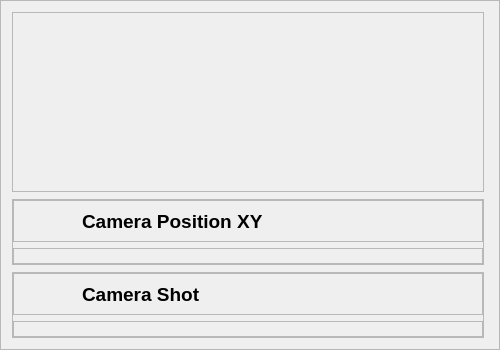
        <widget class="QFrame" name="fmLe">
         <property name="sizePolicy">
          <sizepolicy hsizetype="Expanding" vsizetype="Expanding">
           <horstretch>0</horstretch>
           <verstretch>0</verstretch>
          </sizepolicy>
         </property>
         <property name="minimumSize">
          <size>
           <width>500</width>
           <height>0</height>
          </size>
         </property>
         <property name="maximumSize">
          <size>
           <width>500</width>
           <height>16777215</height>
          </size>
         </property>
         <property name="styleSheet">
          <string notr="true"/>
         </property>
         <property name="frameShape">
          <enum>QFrame::StyledPanel</enum>
         </property>
         <property name="frameShadow">
          <enum>QFrame::Raised</enum>
         </property>
         <layout class="QVBoxLayout" name="verticalLayout">
          <property name="spacing">
           <number>7</number>
          </property>
          <property name="leftMargin">
           <number>11</number>
          </property>
          <property name="topMargin">
           <number>11</number>
          </property>
          <property name="rightMargin">
           <number>15</number>
          </property>
          <property name="bottomMargin">
           <number>11</number>
          </property>
          <item>
           <widget class="QFrame" name="fmL_Logo">
            <property name="minimumSize">
             <size>
              <width>0</width>
              <height>180</height>
             </size>
            </property>
            <property name="maximumSize">
             <size>
              <width>16777215</width>
              <height>180</height>
             </size>
            </property>
            <property name="frameShape">
             <enum>QFrame::StyledPanel</enum>
            </property>
            <property name="frameShadow">
             <enum>QFrame::Raised</enum>
            </property>
            <layout class="QHBoxLayout" name="horizontalLayout_3">
             <item>
              <widget class="QLabel" name="lb_logoCty">
               <property name="sizePolicy">
                <sizepolicy hsizetype="Preferred" vsizetype="Preferred">
                 <horstretch>0</horstretch>
                 <verstretch>0</verstretch>
                </sizepolicy>
               </property>
               <property name="text">
                <string/>
               </property>
              </widget>
             </item>
            </layout>
           </widget>
          </item>
          <item>
           <widget class="QFrame" name="fm_cam_1">
            <property name="maximumSize">
             <size>
              <width>16777215</width>
              <height>16777215</height>
             </size>
            </property>
            <property name="frameShape">
             <enum>QFrame::StyledPanel</enum>
            </property>
            <property name="frameShadow">
             <enum>QFrame::Raised</enum>
            </property>
            <layout class="QVBoxLayout" name="verticalLayout_2">
             <property name="leftMargin">
              <number>0</number>
             </property>
             <property name="topMargin">
              <number>0</number>
             </property>
             <property name="rightMargin">
              <number>0</number>
             </property>
             <property name="bottomMargin">
              <number>0</number>
             </property>
             <item>
              <widget class="QFrame" name="fm_lb_cam1">
               <property name="maximumSize">
                <size>
                 <width>16777215</width>
                 <height>50</height>
                </size>
               </property>
               <property name="frameShape">
                <enum>QFrame::StyledPanel</enum>
               </property>
               <property name="frameShadow">
                <enum>QFrame::Raised</enum>
               </property>
               <layout class="QHBoxLayout" name="horizontalLayout_4">
                <property name="spacing">
                 <number>10</number>
                </property>
                <property name="leftMargin">
                 <number>8</number>
                </property>
                <property name="topMargin">
                 <number>0</number>
                </property>
                <property name="rightMargin">
                 <number>0</number>
                </property>
                <property name="bottomMargin">
                 <number>0</number>
                </property>
                <item>
                 <widget class="QLabel" name="lb_cam1">
                  <property name="sizePolicy">
                   <sizepolicy hsizetype="Preferred" vsizetype="Preferred">
                    <horstretch>40</horstretch>
                    <verstretch>40</verstretch>
                   </sizepolicy>
                  </property>
                  <property name="minimumSize">
                   <size>
                    <width>40</width>
                    <height>40</height>
                   </size>
                  </property>
                  <property name="maximumSize">
                   <size>
                    <width>50</width>
                    <height>50</height>
                   </size>
                  </property>
                  <property name="text">
                   <string/>
                  </property>
                 </widget>
                </item>
                <item>
                 <widget class="QLabel" name="label">
                  <property name="styleSheet">
                   <string notr="true">font: Bold 19px;</string>
                  </property>
                  <property name="text">
                   <string>Camera Position XY</string>
                  </property>
                 </widget>
                </item>
               </layout>
              </widget>
             </item>
             <item>
              <widget class="QFrame" name="fm_camPos">
               <property name="maximumSize">
                <size>
                 <width>500</width>
                 <height>500</height>
                </size>
               </property>
               <property name="frameShape">
                <enum>QFrame::StyledPanel</enum>
               </property>
               <property name="frameShadow">
                <enum>QFrame::Raised</enum>
               </property>
               <layout class="QHBoxLayout" name="horizontalLayout_18">
                <property name="leftMargin">
                 <number>0</number>
                </property>
                <property name="topMargin">
                 <number>0</number>
                </property>
                <property name="rightMargin">
                 <number>0</number>
                </property>
                <property name="bottomMargin">
                 <number>0</number>
                </property>
                <item>
                 <widget class="QLabel" name="lb_camPos">
                  <property name="sizePolicy">
                   <sizepolicy hsizetype="Minimum" vsizetype="Minimum">
                    <horstretch>0</horstretch>
                    <verstretch>0</verstretch>
                   </sizepolicy>
                  </property>
                  <property name="maximumSize">
                   <size>
                    <width>16777215</width>
                    <height>477</height>
                   </size>
                  </property>
                  <property name="text">
                   <string/>
                  </property>
                  <property name="border_thick" stdset="0">
                   <bool>true</bool>
                  </property>
                 </widget>
                </item>
               </layout>
              </widget>
             </item>
            </layout>
           </widget>
          </item>
          <item>
           <widget class="QFrame" name="fm_cam_2">
            <property name="frameShape">
             <enum>QFrame::StyledPanel</enum>
            </property>
            <property name="frameShadow">
             <enum>QFrame::Raised</enum>
            </property>
            <layout class="QVBoxLayout" name="verticalLayout_5">
             <property name="leftMargin">
              <number>0</number>
             </property>
             <property name="topMargin">
              <number>0</number>
             </property>
             <property name="rightMargin">
              <number>0</number>
             </property>
             <property name="bottomMargin">
              <number>0</number>
             </property>
             <item>
              <widget class="QFrame" name="fm_lb_cam2">
               <property name="maximumSize">
                <size>
                 <width>16777215</width>
                 <height>50</height>
                </size>
               </property>
               <property name="frameShape">
                <enum>QFrame::StyledPanel</enum>
               </property>
               <property name="frameShadow">
                <enum>QFrame::Raised</enum>
               </property>
               <layout class="QHBoxLayout" name="horizontalLayout_5">
                <property name="spacing">
                 <number>10</number>
                </property>
                <property name="leftMargin">
                 <number>8</number>
                </property>
                <property name="topMargin">
                 <number>0</number>
                </property>
                <property name="rightMargin">
                 <number>0</number>
                </property>
                <property name="bottomMargin">
                 <number>0</number>
                </property>
                <item>
                 <widget class="QLabel" name="lb_cam2">
                  <property name="sizePolicy">
                   <sizepolicy hsizetype="Preferred" vsizetype="Preferred">
                    <horstretch>40</horstretch>
                    <verstretch>40</verstretch>
                   </sizepolicy>
                  </property>
                  <property name="minimumSize">
                   <size>
                    <width>40</width>
                    <height>40</height>
                   </size>
                  </property>
                  <property name="maximumSize">
                   <size>
                    <width>50</width>
                    <height>50</height>
                   </size>
                  </property>
                  <property name="text">
                   <string/>
                  </property>
                 </widget>
                </item>
                <item>
                 <widget class="QLabel" name="label_2">
                  <property name="styleSheet">
                   <string notr="true">font: Bold 19px;</string>
                  </property>
                  <property name="text">
                   <string>Camera Shot </string>
                  </property>
                 </widget>
                </item>
               </layout>
              </widget>
             </item>
             <item>
              <widget class="QFrame" name="fm_camShot">
               <property name="frameShape">
                <enum>QFrame::StyledPanel</enum>
               </property>
               <property name="frameShadow">
                <enum>QFrame::Raised</enum>
               </property>
               <layout class="QHBoxLayout" name="horizontalLayout_22">
                <property name="leftMargin">
                 <number>0</number>
                </property>
                <property name="topMargin">
                 <number>0</number>
                </property>
                <property name="rightMargin">
                 <number>0</number>
                </property>
                <property name="bottomMargin">
                 <number>0</number>
                </property>
                <item>
                 <widget class="QLabel" name="lb_camShot">
                  <property name="sizePolicy">
                   <sizepolicy hsizetype="Minimum" vsizetype="Minimum">
                    <horstretch>0</horstretch>
                    <verstretch>0</verstretch>
                   </sizepolicy>
                  </property>
                  <property name="maximumSize">
                   <size>
                    <width>477</width>
                    <height>330</height>
                   </size>
                  </property>
                  <property name="text">
                   <string/>
                  </property>
                  <property name="border_thick" stdset="0">
                   <bool>true</bool>
                  </property>
                 </widget>
                </item>
               </layout>
              </widget>
             </item>
            </layout>
           </widget>
          </item>
         </layout>
        </widget>
